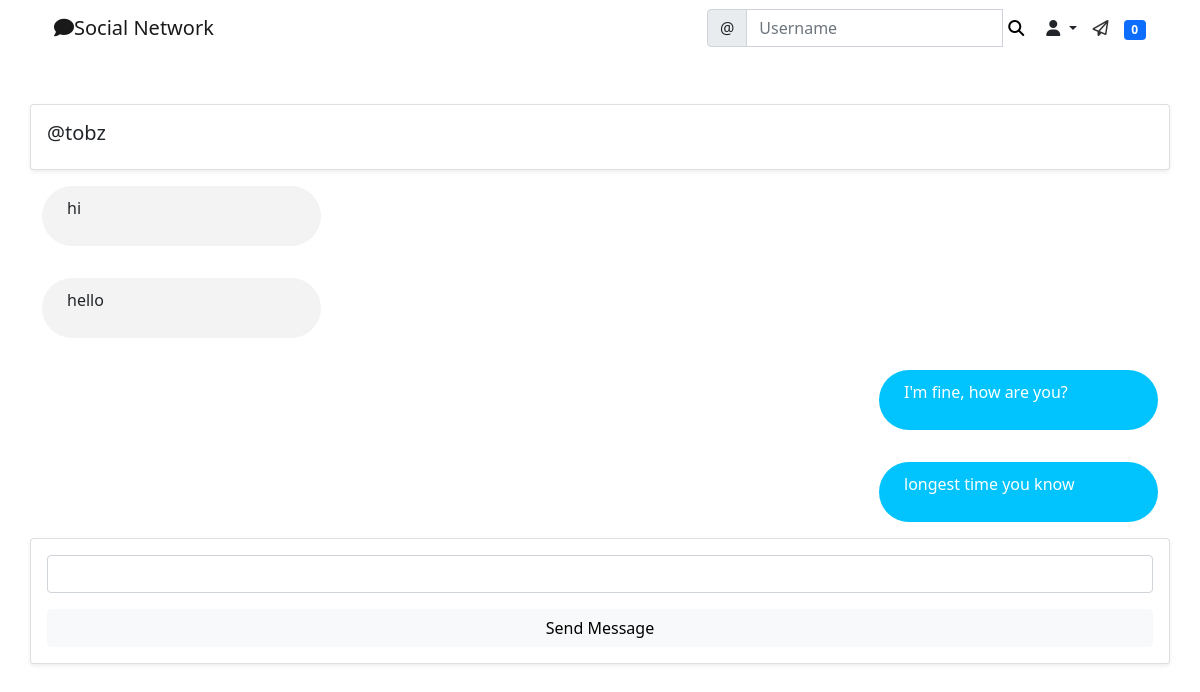
/social/inbox/1/ (signed in), run on an earlier commit of the app's database.
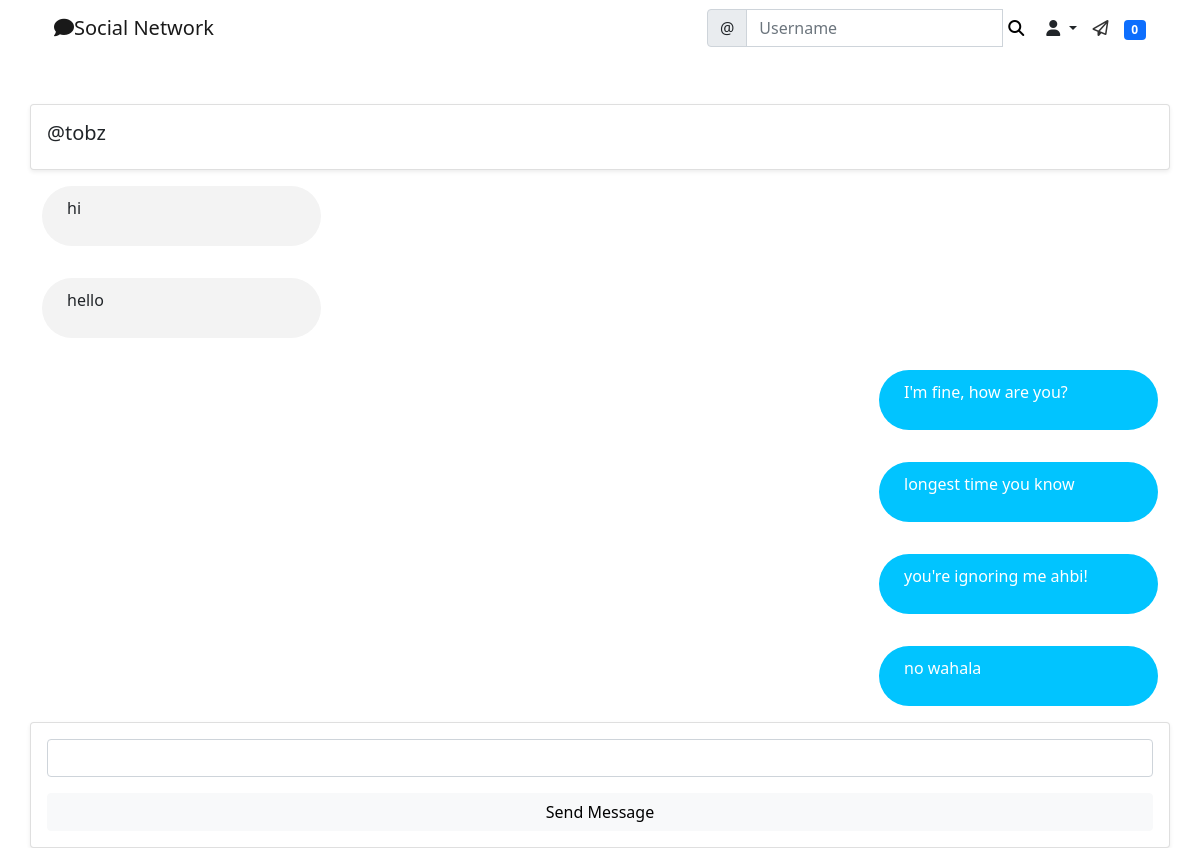
And on a later commit of the database.
### social/models.py (models this page shows)
class MessageModel(models.Model):
    thread = models.ForeignKey('ThreadModel', on_delete=models.CASCADE, related_name='+', blank=True, null=True)
    sender_user = models.ForeignKey(User, on_delete=models.CASCADE, related_name='+')
    receiver_user = models.ForeignKey(User, on_delete=models.CASCADE, related_name='+')
    body = models.CharField(max_length=1000)
    image = models.ImageField(upload_to='uploads/message_photos', blank=True, null=True)
    date = models.DateTimeField(default=timezone.now)
    is_read = models.BooleanField(default=False)

### social/views.py (the view)
# urls.py: path('inbox/<int:pk>/', ThreadView.as_view(), name='thread'),
class ThreadView(View):
    def get(self, request, pk,  *args, **kwargs):
        form = MessageForm()
        thread = ThreadModel.objects.get(pk=pk)
        message_list = MessageModel.objects.filter(thread__pk__contains=pk)
        context = {
            'form': form,
            'thread': thread,
            'message_list': message_list
        }
        return render(request, 'social/thread.html', context)

### social/forms.py
class MessageForm(forms.Form):
    message = forms.CharField(label='', max_length=1000)

### landing/templatetags/custom_tags.py (called while the page is built)
@register.inclusion_tag('social/show_notifications.html', takes_context=True)
def show_notifications(context):
    request_user = context['request'].user
    notifications = Notification.objects.filter(to_user=request_user).exclude(user_has_seen=True).order_by('-date')
    return {'notifications':notifications}

### social/templates/social/thread.html (shortened to what this page needs)
{% extends 'landing/base.html' %}
{% load crispy_forms_tags %}
{% block content %}
<div class="container">
    <div class="row">
        <div class="card col-md-12 mt-5 p-3 shadow-sm">
            {% if thread.receiver == request.user %}
                <h5>@{{ thread.user }}</h5>
            {% else %}
                <h5>@{{ thread.receiver }}</h5>
            {% endif %}
        </div>
    </div>
    {% for message in message_list %}
        <div class="row">
            <div class="col-md-12">
                {% if message.sender_user == request.user %}
                    <div class="sent-message my-3">
                        <p>{{ message.body }}</p>
                    </div>
                {% elif message.receiver_user == request.user %}
                    <div class="received-message my-3">
                        <p>{{ message.body }}</p>
                    </div>
                {% endif %}
            </div>
        </div>
    {% endfor %}
    <div class="row">
        <div class="card col-md-12 p-3 shadow-sm">
            <form action="{% url 'create-message' thread.pk %}" method="POST" enctype="multipart/form-data">
                {{ form | crispy }}
                <div class="d-grid gap-2 mt-3">
                    <button class="btn btn-light" type="submit">Send Message</button>
                </div>
            </form>
        </div>
    </div>
</div>
{% endblock content %}

What changed in the data, as far as the page shows it:
added MessageModel: body "you're ignoring me ahbi!"
added MessageModel: body "no wahala"
